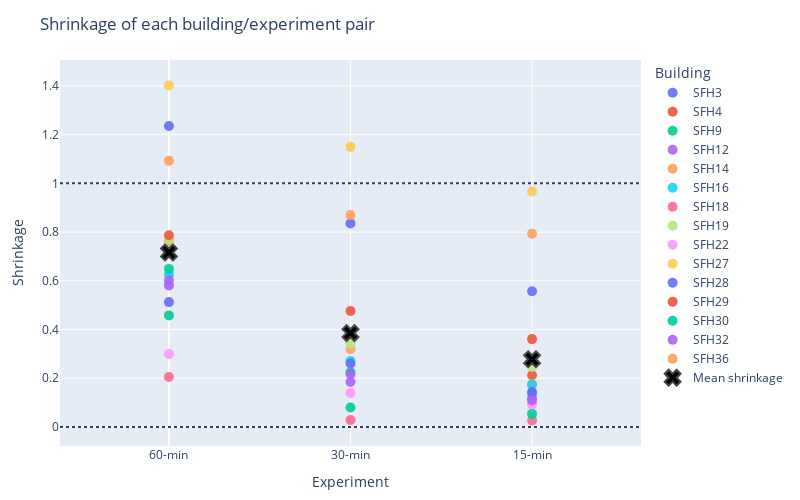

Notebook code cell kept with this figure:
### Code cell
import pandas as pd
import numpy as np
import plotly.express as px
import plotly.graph_objects as go
import hashlib

def _stable_jitter(label: str, scale: float = 0.18) -> float:
    """Deterministic jitter in [-scale, +scale] based on a string label."""
    h = hashlib.md5(label.encode()).hexdigest()
    u = int(h[:8], 16) / 0xFFFFFFFF  # uniform in [0,1]
    return (u - 0.5) * 2 * scale

def plot_shrinkage_by_experiment(df: pd.DataFrame,
                                 experiments=(60, 30, 15),
                                 jitter=0.18,
                                 show_summary=True,
                                 summary_stat="median"):
    """
    Scatter: x = experiment category (60/30/15), y = shrinkage a = 1 - s.
    Colors = buildings. Deterministic horizontal jitter to avoid overlap.
    """
    df_ = df.reset_index().rename(columns={df.index.name or 'index': 'building'})

    rows = []
    order = []
    for i, e in enumerate(experiments):
        col = f'shrinkage_{e}'
        if col not in df_.columns:
            continue
        order.append(e)
        base = float(i)
        for _, r in df_.iterrows():
            val = r[col]
            if pd.isna(val):
                continue
            rows.append({
                "x": base ,#+ _stable_jitter(f"{r['building']}|{e}", scale=jitter),
                "x_base": base,
                "experiment": f"{e}-min",
                "building": r["building"],
                "shrinkage": float(val),
            })

    long_df = pd.DataFrame(rows)
    if long_df.empty:
        raise ValueError("No shrinkage_* columns found for the given experiments.")

    fig = px.scatter(
        long_df,
        x="x", y="shrinkage",
        color="building",
        hover_data={"building": True, "experiment": True, "shrinkage": ":.3f", "x": False, "x_base": False},
        title="Shrinkage of each building/experiment pair",
        labels={"shrinkage": "Shrinkage", "x": "Experiment"},
    )
    fig.update_traces(marker={"size": 10, "opacity": 0.9})

    # Put category ticks at 0,1,2… with labels 60/30/15
    tickvals = [float(i) for i, _ in enumerate(order)]
    ticktext = [f"{e}-min" for e in order]
    fig.update_xaxes(tickvals=tickvals, ticktext=ticktext, range=[-0.6, len(tickvals) - 0.4])

    # Reference lines
    fig.add_hline(y=1, line_dash="dot")  # full evaporation / reversal
    fig.add_hline(y=0, line_dash="dot")  # no shrinkage

    # Optional summary (median/mean) per experiment
    if show_summary:
        if summary_stat == "median":
            agg = long_df.groupby("x_base")["shrinkage"].median()
            label = "Median shrinkage"
        else:
            agg = long_df.groupby("x_base")["shrinkage"].mean()
            label = "Mean shrinkage"
        fig.add_trace(go.Scatter(
            x=agg.index, y=agg.values,
            mode="markers",
            marker=dict(symbol="x", size=14, line=dict(width=2), color="black"),
            name=label,
            hovertemplate=f"{label}: %{{y:.3f}}<extra></extra>"  # <-- escaped braces
        ))

    fig.update_layout(legend_title_text="Building", margin=dict(l=60, r=20, t=60, b=50), width=800, height=500)
    return fig, long_df

# usage:
fig, tidy = plot_shrinkage_by_experiment(comparison_df, summary_stat="mean")
fig.show()

### Figure 1 — Plotly figure (JSON) as saved in the notebook; plotly's stock layout.template omitted (floating-point values rounded to 4 significant figures)
{"data": [{"customdata": [["SFH3", "60-min", 0], ["SFH3", "30-min", 1], ["SFH3", "15-min", 2]], "hovertemplate": "building=%{customdata[0]}<br>Shrinkage=%{y:.3f}<br>experiment=%{customdata[1]}<extra></extra>", "legendgroup": "SFH3", "marker": {"color": "#636efa", "opacity": 0.9, "size": 10, "symbol": "circle"}, "mode": "markers", "name": "SFH3", "orientation": "v", "showlegend": true, "type": "scatter", "x": [0.0, 1.0, 2.0], "xaxis": "x", "y": [1.235, 0.8356, 0.5569], "yaxis": "y"}, {"customdata": [["SFH4", "60-min", 0], ["SFH4", "30-min", 1], ["SFH4", "15-min", 2]], "hovertemplate": "building=%{customdata[0]}<br>Shrinkage=%{y:.3f}<br>experiment=%{customdata[1]}<extra></extra>", "legendgroup": "SFH4", "marker": {"color": "#EF553B", "opacity": 0.9, "size": 10, "symbol": "circle"}, "mode": "markers", "name": "SFH4", "orientation": "v", "showlegend": true, "type": "scatter", "x": [0.0, 1.0, 2.0], "xaxis": "x", "y": [0.7642, 0.3809, 0.2124], "yaxis": "y"}, {"customdata": [["SFH9", "60-min", 0], ["SFH9", "30-min", 1], ["SFH9", "15-min", 2]], "hovertemplate": "building=%{customdata[0]}<br>Shrinkage=%{y:.3f}<br>experiment=%{customdata[1]}<extra></extra>", "legendgroup": "SFH9", "marker": {"color": "#00cc96", "opacity": 0.9, "size": 10, "symbol": "circle"}, "mode": "markers", "name": "SFH9", "orientation": "v", "showlegend": true, "type": "scatter", "x": [0.0, 1.0, 2.0], "xaxis": "x", "y": [0.458, 0.2248, 0.138], "yaxis": "y"}, {"customdata": [["SFH12", "60-min", 0], ["SFH12", "30-min", 1], ["SFH12", "15-min", 2]], "hovertemplate": "building=%{customdata[0]}<br>Shrinkage=%{y:.3f}<br>experiment=%{customdata[1]}<extra></extra>", "legendgroup": "SFH12", "marker": {"color": "#ab63fa", "opacity": 0.9, "size": 10, "symbol": "circle"}, "mode": "markers", "name": "SFH12", "orientation": "v", "showlegend": true, "type": "scatter", "x": [0.0, 1.0, 2.0], "xaxis": "x", "y": [0.5811, 0.2172, 0.1181], "yaxis": "y"}, {"customdata": [["SFH14", "60-min", 0], ["SFH14", "30-min", 1], ["SFH14", "15-min", 2]], "hovertemplate": "building=%{customdata[0]}<br>Shrinkage=%{y:.3f}<br>experiment=%{customdata[1]}<extra></extra>", "legendgroup": "SFH14", "marker": {"color": "#FFA15A", "opacity": 0.9, "size": 10, "symbol": "circle"}, "mode": "markers", "name": "SFH14", "orientation": "v", "showlegend": true, "type": "scatter", "x": [0.0, 1.0, 2.0], "xaxis": "x", "y": [0.7632, 0.3195, 0.1752], "yaxis": "y"}, {"customdata": [["SFH16", "60-min", 0], ["SFH16", "30-min", 1], ["SFH16", "15-min", 2]], "hovertemplate": "building=%{customdata[0]}<br>Shrinkage=%{y:.3f}<br>experiment=%{customdata[1]}<extra></extra>", "legendgroup": "SFH16", "marker": {"color": "#19d3f3", "opacity": 0.9, "size": 10, "symbol": "circle"}, "mode": "markers", "name": "SFH16", "orientation": "v", "showlegend": true, "type": "scatter", "x": [0.0, 1.0, 2.0], "xaxis": "x", "y": [0.6252, 0.271, 0.1748], "yaxis": "y"}, {"customdata": [["SFH18", "60-min", 0], ["SFH18", "30-min", 1], ["SFH18", "15-min", 2]], "hovertemplate": "building=%{customdata[0]}<br>Shrinkage=%{y:.3f}<br>experiment=%{customdata[1]}<extra></extra>", "legendgroup": "SFH18", "marker": {"color": "#FF6692", "opacity": 0.9, "size": 10, "symbol": "circle"}, "mode": "markers", "name": "SFH18", "orientation": "v", "showlegend": true, "type": "scatter", "x": [0.0, 1.0, 2.0], "xaxis": "x", "y": [0.2053, 0.02827, 0.02671], "yaxis": "y"}, {"customdata": [["SFH19", "60-min", 0], ["SFH19", "30-min", 1], ["SFH19", "15-min", 2]], "hovertemplate": "building=%{customdata[0]}<br>Shrinkage=%{y:.3f}<br>experiment=%{customdata[1]}<extra></extra>", "legendgroup": "SFH19", "marker": {"color": "#B6E880", "opacity": 0.9, "size": 10, "symbol": "circle"}, "mode": "markers", "name": "SFH19", "orientation": "v", "showlegend": true, "type": "scatter", "x": [0.0, 1.0, 2.0], "xaxis": "x", "y": [0.7684, 0.3414, 0.246], "yaxis": "y"}, {"customdata": [["SFH22", "60-min", 0], ["SFH22", "30-min", 1], ["SFH22", "15-min", 2]], "hovertemplate": "building=%{customdata[0]}<br>Shrinkage=%{y:.3f}<br>experiment=%{customdata[1]}<extra></extra>", "legendgroup": "SFH22", "marker": {"color": "#FF97FF", "opacity": 0.9, "size": 10, "symbol": "circle"}, "mode": "markers", "name": "SFH22", "orientation": "v", "showlegend": true, "type": "scatter", "x": [0.0, 1.0, 2.0], "xaxis": "x", "y": [0.2995, 0.1395, 0.09179], "yaxis": "y"}, {"customdata": [["SFH27", "60-min", 0], ["SFH27", "30-min", 1], ["SFH27", "15-min", 2]], "hovertemplate": "building=%{customdata[0]}<br>Shrinkage=%{y:.3f}<br>experiment=%{customdata[1]}<extra></extra>", "legendgroup": "SFH27", "marker": {"color": "#FECB52", "opacity": 0.9, "size": 10, "symbol": "circle"}, "mode": "markers", "name": "SFH27", "orientation": "v", "showlegend": true, "type": "scatter", "x": [0.0, 1.0, 2.0], "xaxis": "x", "y": [1.401, 1.15, 0.9666], "yaxis": "y"}, {"customdata": [["SFH28", "60-min", 0], ["SFH28", "30-min", 1], ["SFH28", "15-min", 2]], "hovertemplate": "building=%{customdata[0]}<br>Shrinkage=%{y:.3f}<br>experiment=%{customdata[1]}<extra></extra>", "legendgroup": "SFH28", "marker": {"color": "#636efa", "opacity": 0.9, "size": 10, "symbol": "circle"}, "mode": "markers", "name": "SFH28", "orientation": "v", "showlegend": true, "type": "scatter", "x": [0.0, 1.0, 2.0], "xaxis": "x", "y": [0.5124, 0.2608, 0.1431], "yaxis": "y"}, {"customdata": [["SFH29", "60-min", 0], ["SFH29", "30-min", 1], ["SFH29", "15-min", 2]], "hovertemplate": "building=%{customdata[0]}<br>Shrinkage=%{y:.3f}<br>experiment=%{customdata[1]}<extra></extra>", "legendgroup": "SFH29", "marker": {"color": "#EF553B", "opacity": 0.9, "size": 10, "symbol": "circle"}, "mode": "markers", "name": "SFH29", "orientation": "v", "showlegend": true, "type": "scatter", "x": [0.0, 1.0, 2.0], "xaxis": "x", "y": [0.7872, 0.4761, 0.3606], "yaxis": "y"}, {"customdata": [["SFH30", "60-min", 0], ["SFH30", "30-min", 1], ["SFH30", "15-min", 2]], "hovertemplate": "building=%{customdata[0]}<br>Shrinkage=%{y:.3f}<br>experiment=%{customdata[1]}<extra></extra>", "legendgroup": "SFH30", "marker": {"color": "#00cc96", "opacity": 0.9, "size": 10, "symbol": "circle"}, "mode": "markers", "name": "SFH30", "orientation": "v", "showlegend": true, "type": "scatter", "x": [0.0, 1.0, 2.0], "xaxis": "x", "y": [0.6488, 0.07984, 0.05361], "yaxis": "y"}, {"customdata": [["SFH32", "60-min", 0], ["SFH32", "30-min", 1], ["SFH32", "15-min", 2]], "hovertemplate": "building=%{customdata[0]}<br>Shrinkage=%{y:.3f}<br>experiment=%{customdata[1]}<extra></extra>", "legendgroup": "SFH32", "marker": {"color": "#ab63fa", "opacity": 0.9, "size": 10, "symbol": "circle"}, "mode": "markers", "name": "SFH32", "orientation": "v", "showlegend": true, "type": "scatter", "x": [0.0, 1.0, 2.0], "xaxis": "x", "y": [0.6017, 0.1847, 0.109], "yaxis": "y"}, {"customdata": [["SFH36", "60-min", 0], ["SFH36", "30-min", 1], ["SFH36", "15-min", 2]], "hovertemplate": "building=%{customdata[0]}<br>Shrinkage=%{y:.3f}<br>experiment=%{customdata[1]}<extra></extra>", "legendgroup": "SFH36", "marker": {"color": "#FFA15A", "opacity": 0.9, "size": 10, "symbol": "circle"}, "mode": "markers", "name": "SFH36", "orientation": "v", "showlegend": true, "type": "scatter", "x": [0.0, 1.0, 2.0], "xaxis": "x", "y": [1.092, 0.8695, 0.7934], "yaxis": "y"}, {"hovertemplate": "Mean shrinkage: %{y:.3f}<extra></extra>", "marker": {"color": "black", "line": {"width": 2}, "size": 14, "symbol": "x"}, "mode": "markers", "name": "Mean shrinkage", "type": "scatter", "x": [0.0, 1.0, 2.0], "y": [0.7163, 0.3852, 0.2778]}], "layout": {"height": 500, "legend": {"title": {"text": "Building"}, "tracegroupgap": 0}, "margin": {"b": 50, "l": 60, "r": 20, "t": 60}, "shapes": [{"line": {"dash": "dot"}, "type": "line", "x0": 0, "x1": 1, "xref": "x domain", "y0": 1, "y1": 1, "yref": "y"}, {"line": {"dash": "dot"}, "type": "line", "x0": 0, "x1": 1, "xref": "x domain", "y0": 0, "y1": 0, "yref": "y"}], "title": {"text": "Shrinkage of each building/experiment pair"}, "width": 800, "xaxis": {"anchor": "y", "domain": [0, 1], "range": [-0.6, 2.6], "ticktext": ["60-min", "30-min", "15-min"], "tickvals": [0, 1, 2], "title": {"text": "Experiment"}}, "yaxis": {"anchor": "x", "domain": [0, 1], "title": {"text": "Shrinkage"}}}}
